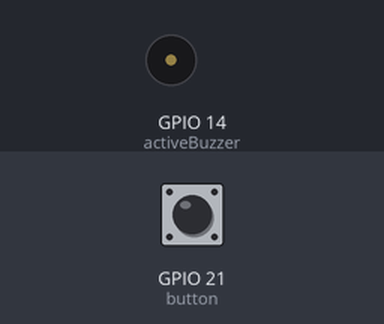
Simulated run of this program. Board: ESP32 board running MicroPython. Parts: buzzer (waves = sounding, pin HIGH). Inputs (shaded band) come from the test bench; at power-on: GPIO 21 (button) HIGH.

Above: at 1.2 s.
1.3 s: GPIO 21 (button) pulled LOW for 0.15 s
At 1.37 s:
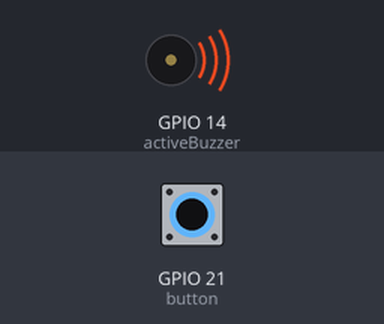
2.9 s: GPIO 21 (button) pulled LOW for 3.2 s
At 6.4 s:
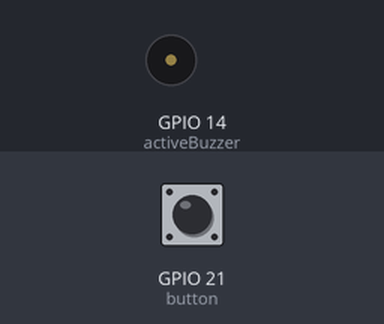
Timing chart, 0 to 7.9 s (numbered marks = the images above; inputs shaded):
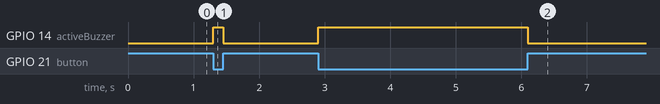

The program:

Doorbell.py
```python
from machine import Pin

button=Pin(21,Pin.IN,Pin.PULL_UP)
activeBuzzer=Pin(14,Pin.OUT)

activeBuzzer.value(0)

while True:
    if not button.value():
        activeBuzzer.value(1)
    else:
        activeBuzzer.value(0)
```

Measured:
- after the input at 1.3 s, GPIO 14 (activeBuzzer): LOW → HIGH at once, → LOW 0.15 s later
- after the input at 2.9 s, GPIO 14 (activeBuzzer): LOW → HIGH at once, → LOW 3.2 s later
